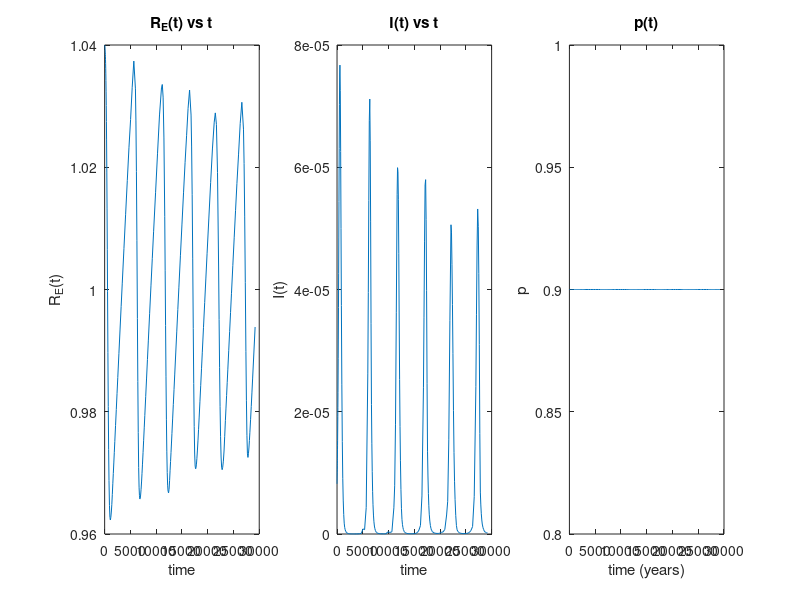

The MATLAB source for this figure:
clear all;
close all;
% Parameter definitions
mu = 1/(78*365);          % Birth and death rate (1/L, where L is life expectancy)
v = 1/7;           % Rate of recovery from infection
R_0 = 15;          % Basic Reproduction Number
beta = R_0*(mu+v); % Transmission rate
p_2008 = 0.90;     % Constant vaccination coverage

% Differential equations
f = @(t,y) [
    mu*(1-p_2008) - mu*y(1) - beta*y(1)*y(2);  % dS/dt
    beta*y(1)*y(2) - (mu+v)*y(2);              % dI/dt
];

% Initial conditions
S0 = 1.04/R_0;
I0 = 0.82e-5;

% Time span
tspan = [0, 80*365];

% Solve the differential equations using ode45
[t, Y] = ode45(f, tspan, [S0 I0]);

% Plotting
figure;
subplot(1,3,1); % Adjusted to 2 subplots
plot(t, R_0*Y(:,1)); % R_E(t) = R_0*S(t)
title('R_E(t) vs t');
xlabel('time');
ylabel('R_E(t)');

subplot(1,3,2);
plot(t, Y(:,2));
title('I(t) vs t');
xlabel('time');
ylabel('I(t)');

subplot(1,3,3);
plot(t, ones(size(t))*p_2008);
title('p(t)');
xlabel('time (years)');
ylabel('p');
